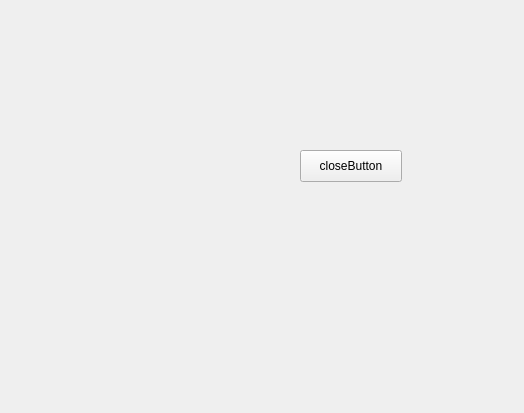
<?xml version="1.0" encoding="UTF-8"?>
<ui version="4.0">
 <class>yoloTool</class>
 <widget class="QWidget" name="yoloTool">
  <property name="geometry">
   <rect>
    <x>0</x>
    <y>0</y>
    <width>524</width>
    <height>413</height>
   </rect>
  </property>
  <property name="windowTitle">
   <string>Form</string>
  </property>
  <widget class="QPushButton" name="closeShowButton">
   <property name="geometry">
    <rect>
     <x>300</x>
     <y>150</y>
     <width>102</width>
     <height>32</height>
    </rect>
   </property>
   <property name="text">
    <string>closeButton</string>
   </property>
  </widget>
 </widget>
 <resources/>
 <connections/>
</ui>
